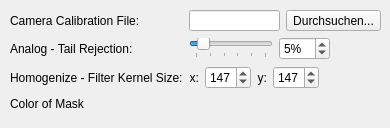
<?xml version="1.0" encoding="UTF-8"?>
<ui version="4.0">
 <class>Form</class>
 <widget class="QWidget" name="Form">
  <property name="geometry">
   <rect>
    <x>0</x>
    <y>0</y>
    <width>390</width>
    <height>128</height>
   </rect>
  </property>
  <property name="windowTitle">
   <string>Form</string>
  </property>
  <widget class="QWidget" name="gridLayoutWidget_2">
   <property name="geometry">
    <rect>
     <x>10</x>
     <y>10</y>
     <width>371</width>
     <height>103</height>
    </rect>
   </property>
   <layout class="QGridLayout" name="gridLayout_2">
    <item row="0" column="0">
     <widget class="QLabel" name="label_2">
      <property name="text">
       <string>Camera Calibration File:</string>
      </property>
     </widget>
    </item>
    <item row="2" column="1">
     <layout class="QHBoxLayout" name="horizontalLayout_3">
      <item>
       <widget class="QLabel" name="label_7">
        <property name="text">
         <string>x:</string>
        </property>
        <property name="alignment">
         <set>Qt::AlignRight|Qt::AlignTrailing|Qt::AlignVCenter</set>
        </property>
       </widget>
      </item>
      <item>
       <widget class="QSpinBox" name="homoKernelSizeXspinBox">
        <property name="minimum">
         <number>3</number>
        </property>
        <property name="maximum">
         <number>511</number>
        </property>
        <property name="singleStep">
         <number>2</number>
        </property>
        <property name="value">
         <number>147</number>
        </property>
       </widget>
      </item>
      <item>
       <widget class="QLabel" name="label_8">
        <property name="text">
         <string>y:</string>
        </property>
        <property name="alignment">
         <set>Qt::AlignRight|Qt::AlignTrailing|Qt::AlignVCenter</set>
        </property>
       </widget>
      </item>
      <item>
       <widget class="QSpinBox" name="homoKernelSizeYspinBox">
        <property name="minimum">
         <number>3</number>
        </property>
        <property name="maximum">
         <number>511</number>
        </property>
        <property name="singleStep">
         <number>2</number>
        </property>
        <property name="value">
         <number>147</number>
        </property>
       </widget>
      </item>
      <item>
       <spacer name="horizontalSpacer_2">
        <property name="orientation">
         <enum>Qt::Horizontal</enum>
        </property>
        <property name="sizeHint" stdset="0">
         <size>
          <width>40</width>
          <height>20</height>
         </size>
        </property>
       </spacer>
      </item>
     </layout>
    </item>
    <item row="1" column="0">
     <widget class="QLabel" name="label_5">
      <property name="text">
       <string>Analog - Tail Rejection:</string>
      </property>
     </widget>
    </item>
    <item row="2" column="0">
     <widget class="QLabel" name="label_6">
      <property name="text">
       <string>Homogenize - Filter Kernel Size:</string>
      </property>
     </widget>
    </item>
    <item row="0" column="1">
     <layout class="QHBoxLayout" name="horizontalLayout">
      <item>
       <widget class="QLineEdit" name="DeadPixelpathBox">
        <property name="minimumSize">
         <size>
          <width>0</width>
          <height>20</height>
         </size>
        </property>
       </widget>
      </item>
      <item>
       <widget class="QToolButton" name="DeadPixelpathButton">
        <property name="sizePolicy">
         <sizepolicy hsizetype="Fixed" vsizetype="Fixed">
          <horstretch>0</horstretch>
          <verstretch>0</verstretch>
         </sizepolicy>
        </property>
        <property name="minimumSize">
         <size>
          <width>0</width>
          <height>20</height>
         </size>
        </property>
        <property name="text">
         <string>Durchsuchen...</string>
        </property>
       </widget>
      </item>
     </layout>
    </item>
    <item row="1" column="1">
     <layout class="QHBoxLayout" name="horizontalLayout_2">
      <item>
       <widget class="QSlider" name="tailRejectionSlider">
        <property name="enabled">
         <bool>true</bool>
        </property>
        <property name="maximum">
         <number>50</number>
        </property>
        <property name="value">
         <number>5</number>
        </property>
        <property name="sliderPosition">
         <number>5</number>
        </property>
        <property name="orientation">
         <enum>Qt::Horizontal</enum>
        </property>
        <property name="tickPosition">
         <enum>QSlider::TicksBelow</enum>
        </property>
        <property name="tickInterval">
         <number>10</number>
        </property>
       </widget>
      </item>
      <item>
       <widget class="QSpinBox" name="tailRejectionSpinBox">
        <property name="suffix">
         <string>%</string>
        </property>
        <property name="maximum">
         <number>50</number>
        </property>
        <property name="value">
         <number>5</number>
        </property>
       </widget>
      </item>
      <item>
       <spacer name="horizontalSpacer">
        <property name="orientation">
         <enum>Qt::Horizontal</enum>
        </property>
        <property name="sizeHint" stdset="0">
         <size>
          <width>40</width>
          <height>20</height>
         </size>
        </property>
       </spacer>
      </item>
     </layout>
    </item>
    <item row="3" column="0">
     <widget class="QLabel" name="label_9">
      <property name="text">
       <string>Color of Mask</string>
      </property>
     </widget>
    </item>
    <item row="3" column="1">
     <layout class="QVBoxLayout" name="maskColVL"/>
    </item>
   </layout>
  </widget>
 </widget>
 <resources/>
 <connections/>
</ui>
